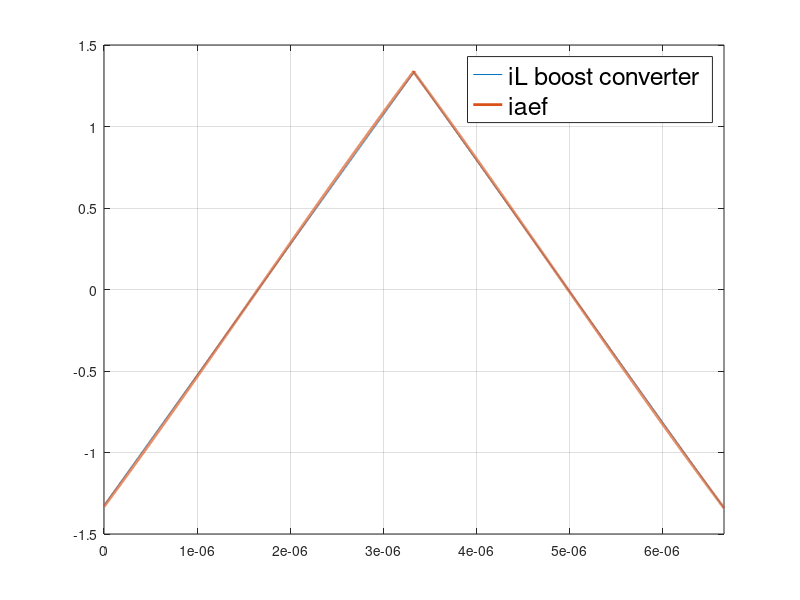
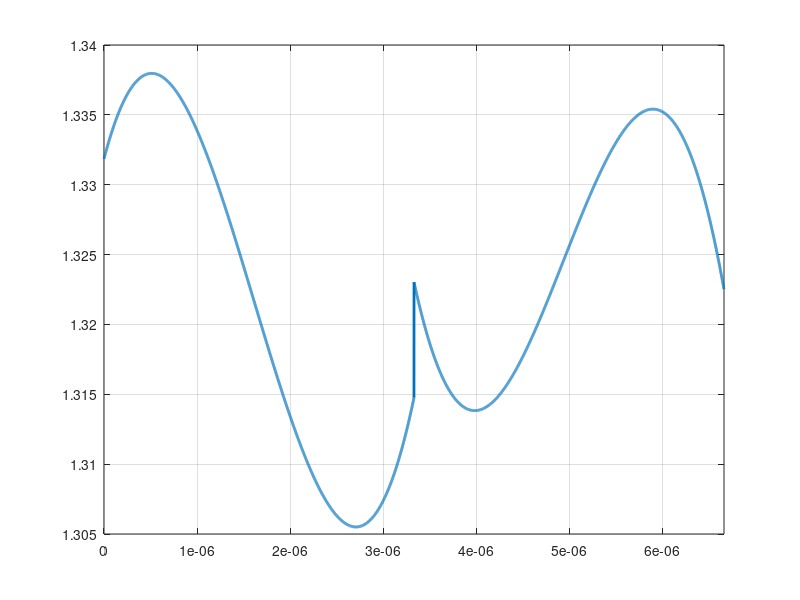
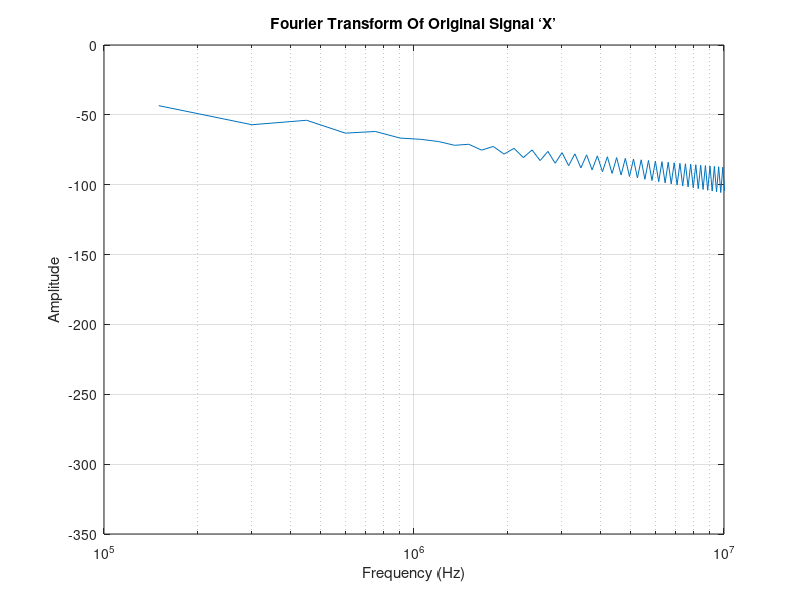
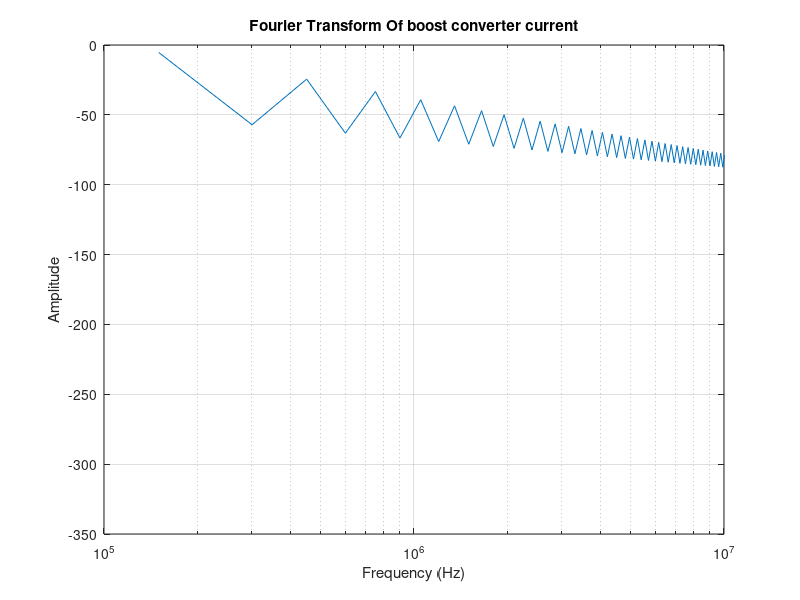

Here is the MATLAB script that generated these plots, in order:
clc
clear all

format long
Tsw=6.66e-6; % This frequency is 150kHz
fsw=1/Tsw;
cycle = 1;
%Tsw = 1e-6; % 1MHz
sample = 10000;
t=linspace(0,1*Tsw,sample*1);

Lo=250e-6;
Ro=0.5;
Vs=200;
Vo=400;
Io=0;
D=0.5;
iL_boost = [];
for k=1:(numel(t)-1)
    if (mod(t(k),Tsw) <= D*Tsw)
        iL_boost=[iL_boost (Io*exp(-Ro*mod(t(k),Tsw)/Lo) + (Vs/Ro)*(1-exp(-Ro*mod(t(k),Tsw)/Lo)))];
        Io_save=iL_boost(k);
    elseif (mod(t(k),Tsw) < (Tsw))
        iL_boost=[iL_boost (Io_save*exp(-Ro*(mod(t(k),Tsw)-D*Tsw)/Lo) + ((Vs-Vo)/Ro)*(1-exp(-Ro*(mod(t(k),Tsw)-D*Tsw)/Lo)))];
    end  
end

iL_boost_cycle=[];
time=[];
for i=1:cycle
    iL_boost_cycle=[iL_boost_cycle iL_boost];
    time=[time ((i-1)*Tsw+t(1:end-1))];
end

max_iL_boost=max(iL_boost_cycle);
min_iL_boost=min(iL_boost_cycle);
% dc value of dc-dc boost converter
dc_iL_boost=mean(iL_boost_cycle);%(max_iL_boost+min_iL_boost)/2;% mean(iL_boost_cycle);%

% Currents for AEF filter
Lf= 4.7e-6;
Cf= 4.7e-6;
Rf=2*Lf/Lo*Ro; %Rf = 0.1;
wo=1/(Lf*Cf)^0.5;
alpha=Rf/(2*Lf);
damping_factor = alpha/wo;
wd=wo*(1-damping_factor^2)^0.5;

%i_aef = exp(-alpha*t)*(B1*cos(wd*t) + B2*sin(wd*t))
B1 = max_iL_boost-dc_iL_boost;
B2 = ((min_iL_boost-dc_iL_boost)/ exp(-alpha*D*Tsw)-B1*cos(wd*D*Tsw))/sin(wd*D*Tsw);

iL_aef = [];
for k=1:(numel(t)-1)
    if (mod(t(k),Tsw) <= D*Tsw)
        iL_aef=[iL_aef (exp(-alpha*mod(t(k),Tsw))*(B1*cos(wd*mod(t(k),Tsw)) + B2*sin(wd*mod(t(k),Tsw))))];
    elseif (mod(t(k),Tsw) < Tsw)
        iL_aef=[iL_aef (exp(-alpha*(mod(t(k),Tsw)-D*Tsw))*(-B1*cos(wd*(mod(t(k),Tsw)-D*Tsw)) + -B2*sin(wd*(mod(t(k),Tsw)-D*Tsw))))];
    end  
end

iL_aef_cycle = [];
for i=1:cycle
    iL_aef_cycle=[iL_aef_cycle iL_aef];
end

figure('Name','Plot IL_bst vs. IL_aef');
% current from dc source
i_diff = iL_boost_cycle+iL_aef_cycle;
%i1(1:end-1)=i1(2:end);
%plot(t(sample*1:end),iL_boost(sample*1:end),t(sample*1:end),iL_boost(sample*1:end)-dc_iL_boost,'LineWidth',1.5);
%plot(t(sample*1:end),iL_boost(sample*1:end),t(sample*1:end),iL_boost(sample*1:end)-dc_iL_boost,t(sample*1:end),iL_aef(sample*1:end),t(sample*1:end),i_diff(sample*1:end),'LineWidth',2);
plot(time(1:end),iL_boost_cycle(1:end)-dc_iL_boost,time(1:end),-iL_aef_cycle(1:end),'LineWidth',2);
xlim([0*Tsw cycle*Tsw]);
grid on
legend('iL boost converter','iaef','FontSize',18);

figure('Name','Source current Is');
plot(time(1:end),i_diff(1:end),'LineWidth',2);
xlim([0*Tsw cycle*Tsw]);
grid on

Ts = mean(diff(time)); % sampling interval
Fs = 1/Ts;
Fn = Fs/2;
N = length(time);
fft_i_diff = fft(i_diff-mean(i_diff))/N;
fft_i_boost = fft(iL_boost_cycle-mean(iL_boost_cycle))/N;
Fv = linspace(0, 1, fix(N/2)+1)*Fn;                 % Frequency Vector
Iv = 1:length(Fv);                                  % Index Vector
fft_i_diff_mag=mag2db(abs(fft_i_diff(Iv)));
fft_i_boost_mag=mag2db(abs(fft_i_boost(Iv)));
source_Ai = max(fft_i_diff_mag);
boost_Ai  = max(fft_i_boost_mag);
attenuation_Ai = source_Ai-boost_Ai
figure();
semilogx(Fv, fft_i_diff_mag);
grid on
title('Fourier Transform Of Original Signal ‘X’')
xlabel('Frequency (Hz)')
ylabel('Amplitude')
xlim([100e3 10e6]);

figure();
semilogx(Fv,fft_i_boost_mag);
grid on
title('Fourier Transform Of boost converter current')
xlabel('Frequency (Hz)')
ylabel('Amplitude')
xlim([100e3 10e6]);



